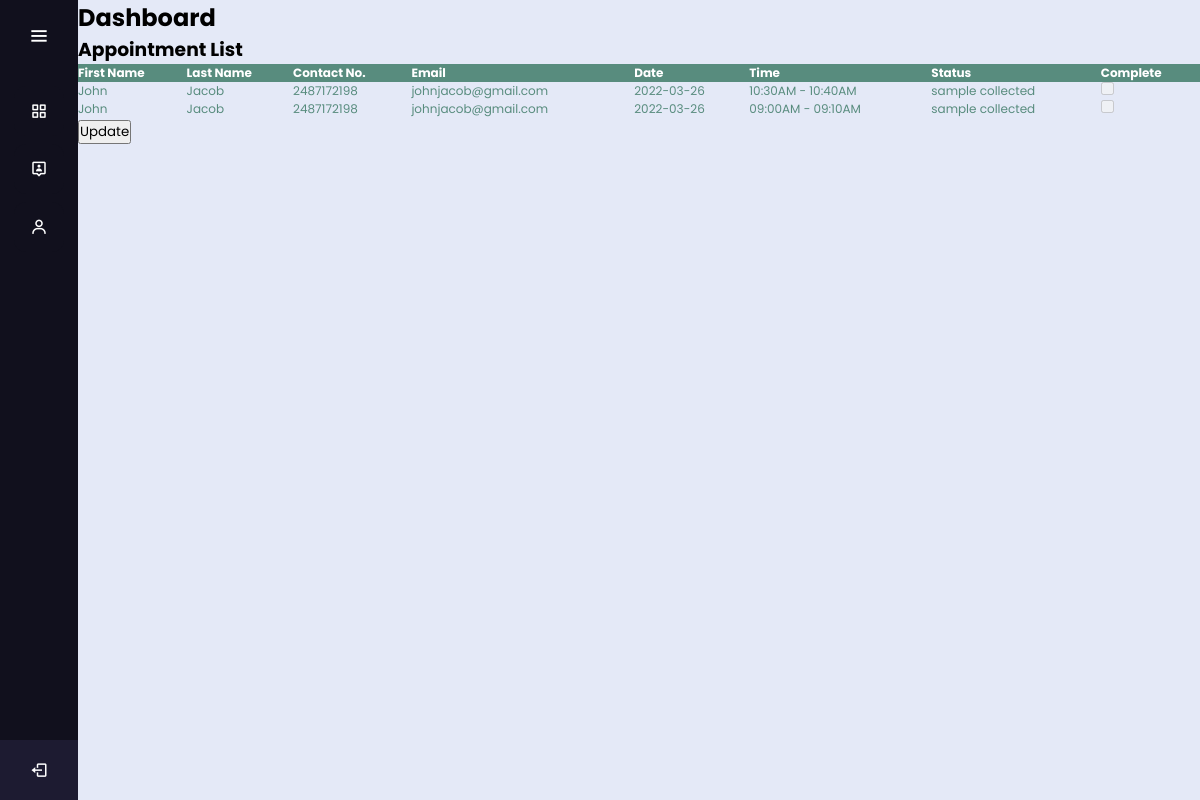
/clinic/doctordashboard.php (signed in), run on an earlier commit of the app's database.
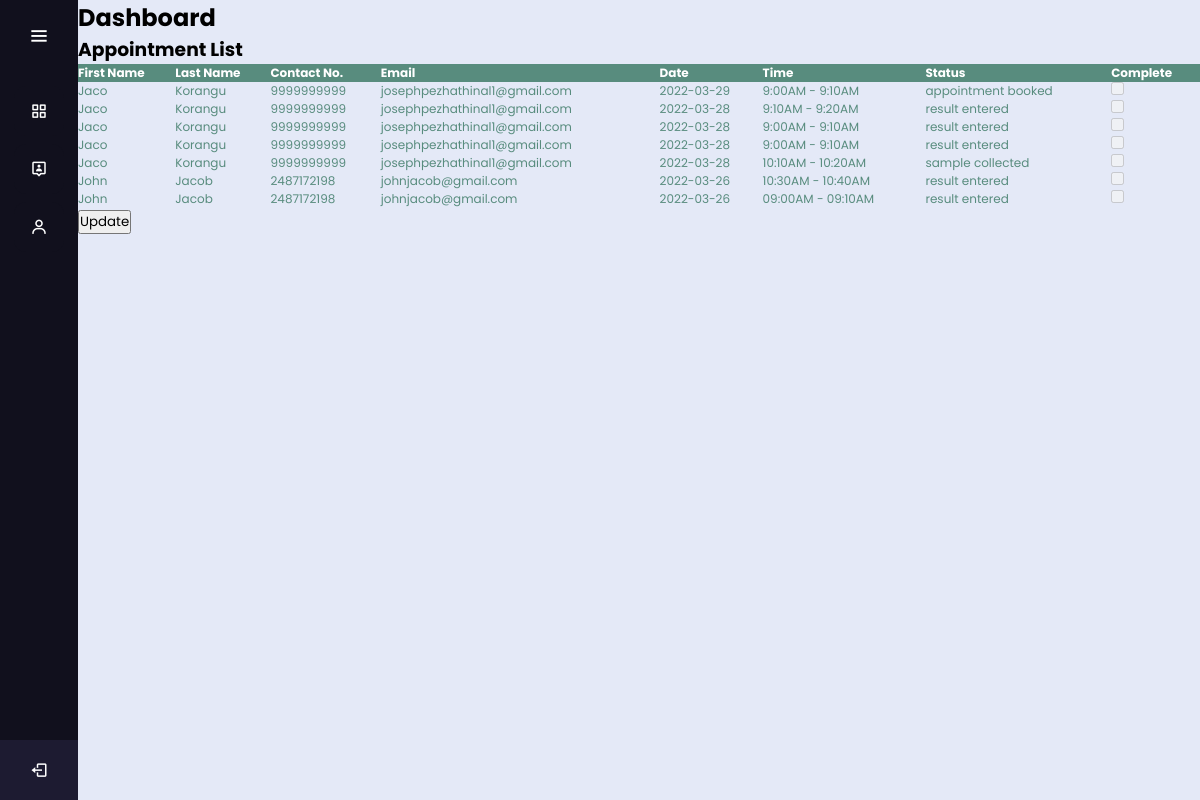
And on a later commit of the database.
### tables this page shows
CREATE TABLE `patient` (
  `icPatient` varchar(100) NOT NULL,
  `password` varchar(20) NOT NULL,
  `patientFirstName` varchar(20) NOT NULL,
  `patientLastName` varchar(20) NOT NULL,
  `patientDOB` date NOT NULL,
  `patientGender` varchar(10) NOT NULL,
  `patientPhone` varchar(15) NOT NULL,
  `patientEmail` varchar(100) NOT NULL,
  `race` varchar(20) NOT NULL
);

CREATE TABLE `bookings` (
  `id` int(11) NOT NULL,
  `username` varchar(100) NOT NULL,
  `symp` varchar(10000) NOT NULL,
  `isolating` varchar(4) NOT NULL,
  `contact` varchar(4) NOT NULL,
  `travel` varchar(4) NOT NULL,
  `vaccinated` varchar(4) NOT NULL,
  `location` varchar(2) NOT NULL,
  `make` varchar(20) NOT NULL,
  `color` varchar(20) NOT NULL,
  `plate` varchar(20) NOT NULL,
  `status` varchar(30) NOT NULL,
  `date` date NOT NULL,
  `timeslot` varchar(255) DEFAULT NULL,
  `result` varchar(20) NOT NULL
);

### clinic/doctordashboard.php (the view, shortened to what this page needs)
<?php
include_once '../assets/conn/dbconnect.php';
?>
<!DOCTYPE html>
<html lang="en" dir="ltr">
  <head>
    <link rel="stylesheet" href="style.css">
    <link href='https://unpkg.com/boxicons@2.0.7/css/boxicons.min.css' rel='stylesheet'>
   </head>
<body>
<div class="sidebar">
    <div class="logo-details">
        <i class='bx bx-menu' id="btn" ></i>
    </div>
    <ul class="nav-list">
      <li>
         <a href="doctordashboard.php">
          <i class='bx bx-grid-alt'></i>
        </a>
      </li>
     <li>
       <a href="patientlist.php">
       <i class='bx bx-user-pin'></i>
       </a>
     </li>
     <li>
         <a href="doctorprofile.php">
         <i class='bx bx-user'></i>
        </a>
      </li>
     <li class="profile">
         <a href="logout.php?logout"><i class='bx bx-log-out' id="log_out" ></i></a>
     </li>
    </ul>
  </div>
  <section class="home-section">
                <h2>
                Dashboard
                </h2>
            <h3>Appointment List</h3>
            <table>
                <thead>
                    <tr>
                        <th>First Name</th>
                        <th>Last Name</th>
                        <th>Contact No.</th>
                        <th>Email</th>
                        <th>Date</th>
                        <th>Time</th>
                        <th>Status</th>
                        <th>Complete</th>
                    </tr>
                </thead>
                <?php
                $res=mysqli_query($con,"SELECT a.*, b.*
                                        FROM patient a
                                        JOIN bookings b
                                        On a.icPatient = b.username
                                        Order By id desc");
                while ($appointment=mysqli_fetch_array($res)) {
                  if ($appointment['status']=='checked-in') {
                        $status="danger";
                        $icon='remove';
                        $checked='';
                    } else {
                        $checked = 'disabled';
                    }
                    echo "<tbody>";
                    echo "<tr>";
                        echo "<td>" . $appointment['patientFirstName'] . "</td>";
                        echo "<td>" . $appointment['patientLastName'] . "</td>";
                        echo "<td>" . $appointment['patientPhone'] . "</td>";
                        echo "<td>" . $appointment['patientEmail'] . "</td>";
                        echo "<td>" . $appointment['date'] . "</td>";
                        echo "<td>" . $appointment['timeslot'] . "</td>";
                        echo "<td>" . $appointment['status'] . "</td>";
                        echo "<form method='POST'>";
                        echo "<td ><input type='checkbox' name='enable' id='enable' value='".$appointment['id']."' onclick='chkit(".$appointment['id'].",this.checked);' ".$checked."></td>";
                }
                    echo "</tr>";
                echo "</tbody>";
            echo "</table>";
            echo "<div>";
            echo "<div>";
            echo "<button type='submit' value='Submit' name='submit'>Update</button>";
            echo "</div>";
            echo "</div>";
            ?>
  </section>
    </body>
</html>

What changed in the data, as far as the page shows it:
now on this page (row unchanged): patient: patientFirstName "Jaco", patientLastName "Korangu", patientPhone "9999999999", patientEmail "josephpezhathinal1@gmail.com", bookings.date "2022-03-29", bookings.timeslot "9:00AM - 9:10AM", bookings.status "appointment booked", bookings.date "2022-03-28", bookings.timeslot "9:10AM - 9:20AM", bookings.status "result entered", bookings.timeslot "10:10AM - 10:20AM", bookings.status "sample collected"
changed through a linked row, patient "John": bookings.status "sample collected" → "result entered"
